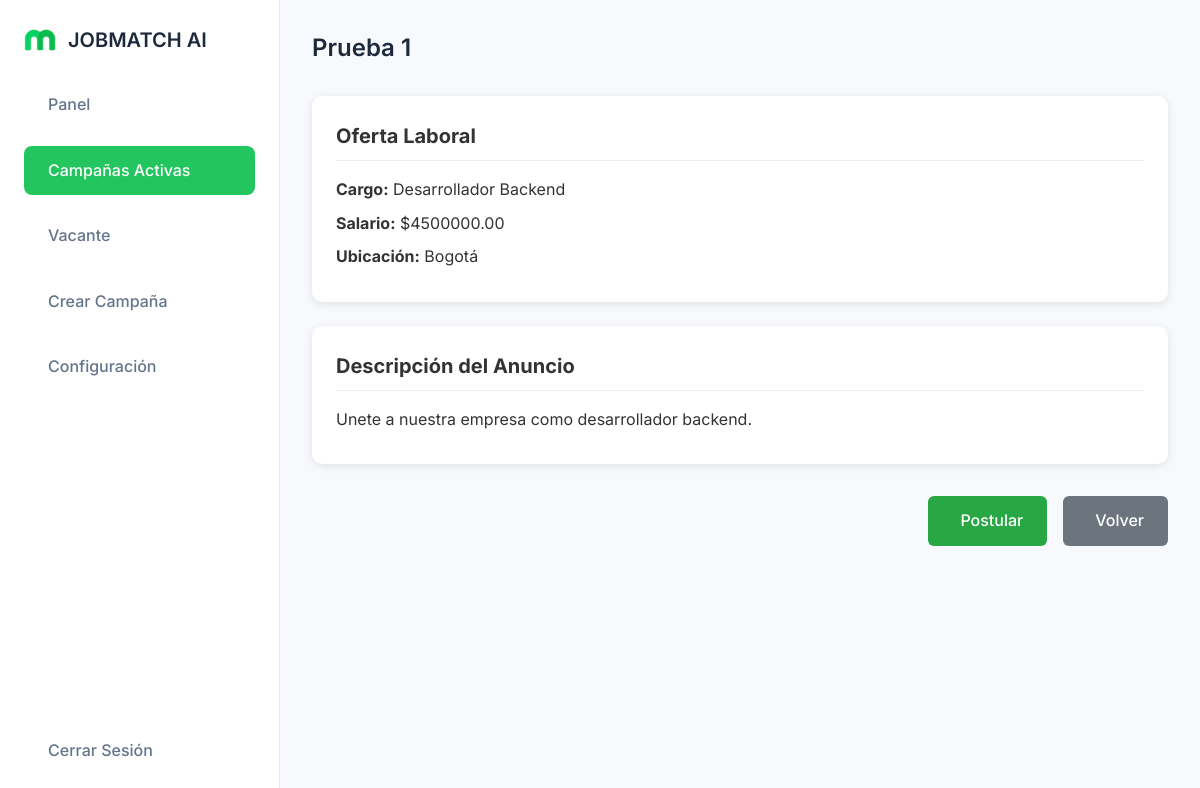
The app's page /ver-anuncio/9/ with its own data.
### dashboard/models.py (models this page shows, shortened)
class Campania(models.Model):
    ESTADOS = (
        ('activa', 'Activa'),
        ('pausada', 'Pausada'),
        ('finalizada', 'Finalizada'),
    )
    OfertaLaboral = models.ForeignKey('OfertaLaboral', on_delete=models.SET_NULL, null=True, blank=True)
    nombre = models.CharField(max_length=200)
    contenido = models.TextField()
    plataformas = models.ManyToManyField(Plataforma)
    presupuesto = models.DecimalField(max_digits=10, decimal_places=2)
    fecha_inicio = models.DateTimeField()
    fecha_creacion = models.DateTimeField(auto_now_add=True)
    estado = models.CharField(max_length=20, choices=ESTADOS, default='activa')
    id_facebook = models.CharField(max_length=100, blank=True)  # ID de la campaña en Meta

class OfertaLaboral(models.Model):
    cargo = models.CharField(max_length=100)
    salario = models.DecimalField(max_digits=10, decimal_places=2)
    ubicacion = models.CharField(max_length=100)
    critica = models.BooleanField(default=False)

### dashboard/views.py (the view)
# urls.py: path('ver-anuncio/<int:campania_id>/', views.vista_anuncio, name='vista_anuncio'),
def vista_anuncio(request, campania_id):
    try:
        campania = Campania.objects.get(id=campania_id)
        oferta = campania.OfertaLaboral
        return render(request, 'vista_anuncio.html', {'campania': campania, 'oferta': oferta})
    except Campania.DoesNotExist:
        return render(request, 'error.html', {'message': 'Campaña no encontrada.'})

### dashboard/templates/vista_anuncio.html (shortened to what this page needs)
{% load static %}
<!DOCTYPE html>
<html lang="es">
<head>
  <link rel="stylesheet" href="https://cdn.jsdelivr.net/npm/@tabler/icons-webfont@2.30.0/tabler-icons.min.css" />
  <link rel="stylesheet" href="{% static 'dashboard/css/styles.css' %}">
</head>
<body>
  <div class="dashboard-container">
    <nav class="sidebar">
      <div class="logo-container">
        <img src="{% static 'images/logo.png' %}" alt="Logo JobMatch AI" class="logo-image" />
        <h1 class="logo-text">JOBMATCH AI</h1>
      </div>
      <ul class="nav-menu">
        <li class="nav-item"><a href="{% url 'dashboard' %}" class="nav-link"> <span class="nav-text">Panel</span></a></li>
        <li class="nav-item active"><a href="{% url 'campania_activas' %}" class="nav-link"> <span class="nav-text">Campañas Activas</span></a></li>
        <li class="nav-item"><a href="{% url 'vacante' %}" class="nav-link"> <span class="nav-text">Vacante</span></a></li>
        <li class="nav-item"><a href="{% url 'create_campaign' %}" class="nav-link"> <span class="nav-text">Crear Campaña</span></a></li>
        <li class="nav-item"><a href="#" class="nav-link"> <span class="nav-text">Configuración</span></a></li>
      </ul>
      <div class="logout-container"><span class="nav-text">Cerrar Sesión</span></div>
    </nav>
    <main class="main-content">
      <header class="main-header">
        <div class="welcome-container">
          <h2 class="welcome-heading">{{ campania.nombre }}</h2>
        </div>
      </header>
      <section class="campaign-form">
        {% if oferta %}
          <div class="card">
            <h3>Oferta Laboral</h3>
            <p><strong>Cargo:</strong> {{ oferta.cargo }}</p>
            <p><strong>Salario:</strong> ${{ oferta.salario }}</p>
            <p><strong>Ubicación:</strong> {{ oferta.ubicacion }}</p>
          </div>
        {% else %}
          <div class="card">
            <h3>Oferta Laboral</h3>
            <p>No hay oferta laboral asociada a esta campaña.</p>
          </div>
        {% endif %}
        <div class="card">
          <h3>Descripción del Anuncio</h3>
          <p>{{ campania.contenido }}</p>
        </div>
        <div class="form-actions">
          <a href="{% url 'postular' campania.id %}" class="btn-primary">
            Postular
          </a>
          <a href="{% url 'campania_activas' %}" class="btn-secondary">
            Volver
          </a>
        </div>
      </section>
    </main>
  </div>
</body>
</html>

### dashboard/static/dashboard/css/styles.css (style rules this page uses)
* { margin: 0; padding: 0; box-sizing: border-box; font-family: "Inter", sans-serif; }
body { background-color: #f8f9fd; color: #333; line-height: 1.6; }
.dashboard-container { display: flex; min-height: 100vh; }
.sidebar { width: 280px; background-color: #ffffff; padding: 1.5rem; display: flex; flex-direction: column; gap: 1.5rem; border-right: 1px solid #e5e7eb; }
.logo-container { display: flex; align-items: center; gap: 0.75rem; }
.logo-image { width: 32px; height: 32px; border-radius: 0.5rem; }
.logo-text { color: #1e293b; font-size: 1.25rem; line-height: 1.75rem; font-weight: 600; }
.nav-menu { display: flex; flex-direction: column; gap: 1rem; }
.nav-item { display: flex; align-items: center; gap: 0.75rem; color: #64748b; padding: 0.75rem; border-radius: 0.5rem; cursor: pointer; transition: all 0.3s ease; }
.nav-item.active { background-color: #22c55e; color: white; }
.nav-text { font-weight: 500; }
.nav-link { display: flex; align-items: center; gap: 0.75rem; color: inherit; text-decoration: none; width: 100%; }
.nav-item.active .nav-link { color: white; }
.logout-container { margin-top: auto; display: flex; align-items: center; gap: 0.75rem; color: #64748b; padding: 0.75rem; cursor: pointer; transition: all 0.3s ease; }
.main-content { flex: 1; padding: 2rem; }
.main-header { display: flex; justify-content: space-between; align-items: center; margin-bottom: 2rem; }
.welcome-container { display: flex; flex-direction: column; gap: 0.5rem; }
.welcome-heading { color: #1e293b; font-size: 1.5rem; line-height: 2rem; font-weight: 600; }
.form-actions { display: flex; gap: 1rem; margin-top: 3rem; justify-content: flex-end; }
.btn-primary { background: #22c55e; color: white; padding: 1rem 2.5rem; border-radius: 8px; font-weight: 600; transition: all 0.2s ease; border: none; cursor: pointer; }
.btn-secondary { background: #ffffff; color: #22c55e; padding: 1rem 2rem; border-radius: 8px; font-weight: 600; transition: all 0.2s ease; border: 2px solid #e5e7eb; }

### dashboard/templates/vista_anuncio.html (style rules this page uses)
.card { background-color: #fff; border-radius: 10px; box-shadow: 0 2px 8px rgba(0,0,0,0.1); padding: 1.5rem; margin-bottom: 1.5rem; }
.card h3 { margin-bottom: 1rem; font-size: 1.25rem; border-bottom: 1px solid #eee; padding-bottom: 0.5rem; }
.card p { margin: 0.5rem 0; }
.form-actions { display: flex; gap: 1rem; margin-top: 2rem; }
.btn-primary { background-color: #28a745; color: white; padding: 0.75rem 1.5rem; border: none; border-radius: 6px; text-decoration: none; display: flex; align-items: center; gap: 0.5rem; font-weight: 500; }
.btn-secondary { background-color: #6c757d; color: white; padding: 0.75rem 1.5rem; border: none; border-radius: 6px; text-decoration: none; display: flex; align-items: center; gap: 0.5rem; font-weight: 500; }

### records on screen
Campania: nombre "Prueba 1", contenido "Unete a nuestra empresa como desarrollador backend."
OfertaLaboral: cargo "Desarrollador Backend", salario "4500000.00", ubicacion "Bogotá"
